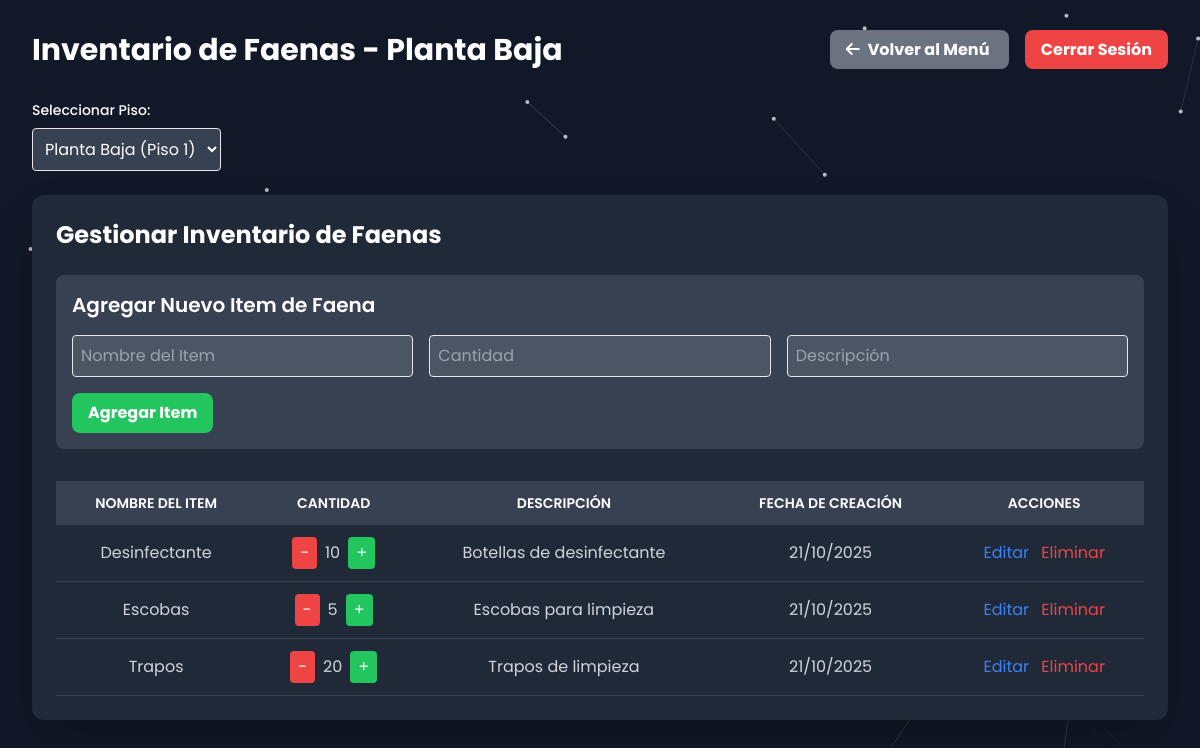
The page /admin_cleaning_inventory.php (signed in) on the database its author committed.
### tables this page shows
CREATE TABLE `floors` (
  `id` int(11) NOT NULL,
  `floor_number` int(11) NOT NULL,
  `name` varchar(255) NOT NULL,
  `description` text DEFAULT NULL
);

CREATE TABLE `cleaning_inventory` (
  `id` int(11) NOT NULL,
  `floor_id` int(11) NOT NULL,
  `item_name` varchar(255) NOT NULL,
  `quantity` int(11) NOT NULL DEFAULT 0,
  `description` text DEFAULT NULL,
  `created_at` timestamp NOT NULL DEFAULT current_timestamp()
);

### admin_cleaning_inventory.php (the view, shortened to what this page needs)
<?php
include 'php/db.php';
$selected_floor_id = isset($_GET['floor_id']) ? (int)$_GET['floor_id'] : 1;
$inventory_sql = "SELECT * FROM cleaning_inventory WHERE floor_id = ? ORDER BY item_name ASC";
$inventory_stmt = $conn->prepare($inventory_sql);
$inventory_stmt->bind_param("i", $selected_floor_id);
$inventory_stmt->execute();
$inventory_result = $inventory_stmt->get_result();
$floors_sql = "SELECT id, floor_number, name FROM floors ORDER BY floor_number ASC";
$floors_result = $conn->query($floors_sql);
$selected_floor_sql = "SELECT name FROM floors WHERE id = ?";
$selected_floor_stmt = $conn->prepare($selected_floor_sql);
$selected_floor_stmt->bind_param("i", $selected_floor_id);
$selected_floor_stmt->execute();
$selected_floor_result = $selected_floor_stmt->get_result();
$selected_floor_name = $selected_floor_result->fetch_assoc()['name'] ?? 'Piso Desconocido';
?>
<!DOCTYPE html>
<html lang="es">
<head>
    <script src="https://cdn.tailwindcss.com"></script>
    <link rel="stylesheet" href="https://cdnjs.cloudflare.com/ajax/libs/font-awesome/6.4.0/css/all.min.css" />
    <link rel="stylesheet" href="css/styles.css">
</head>
<body class="bg-gray-900 text-white font-poppins">
    <div class="min-h-screen p-8">
        <div class="flex justify-between items-center mb-8">
            <div class="flex items-center">
                <h1 class="text-3xl font-bold">Inventario de Faenas - <?php echo $selected_floor_name; ?></h1>
            </div>
            <div>
                <a href="admin.php" class="bg-gray-500 hover:bg-gray-600 text-white font-bold py-2 px-4 rounded-lg mr-4">
                    <i class="fas fa-arrow-left mr-2"></i>Volver al Menú
                </a>
                <a href="php/logout.php" class="bg-red-500 hover:bg-red-600 text-white font-bold py-2 px-4 rounded-lg">Cerrar Sesión</a>
            </div>
        </div>
        <div class="mb-6">
            <label for="floor_select" class="block text-sm font-medium mb-2">Seleccionar Piso:</label>
            <select id="floor_select" onchange="changeFloor(this.value)" class="p-2 border rounded bg-gray-700 text-white">
                <?php while($floor = $floors_result->fetch_assoc()): ?>
                    <option value="<?php echo $floor['id']; ?>" <?php echo $floor['id'] == $selected_floor_id ? 'selected' : ''; ?>>
                        <?php echo $floor['name']; ?> (Piso <?php echo $floor['floor_number']; ?>)
                    </option>
                <?php endwhile; ?>
            </select>
        </div>
        <div class="bg-gray-800 text-white p-6 rounded-xl shadow-2xl mb-8">
            <h2 class="text-2xl font-bold mb-6">Gestionar Inventario de Faenas</h2>
            <form action="php/cleaning_inventory_handler.php" method="POST" class="mb-8 p-4 bg-gray-700 rounded-lg">
                <h3 class="text-xl font-semibold mb-4">Agregar Nuevo Item de Faena</h3>
                <div class="grid grid-cols-1 md:grid-cols-3 gap-4">
                    <input type="text" name="item_name" placeholder="Nombre del Item" required class="p-2 border rounded bg-gray-600 text-white">
                    <input type="number" name="quantity" placeholder="Cantidad" min="0" required class="p-2 border rounded bg-gray-600 text-white">
                    <input type="text" name="description" placeholder="Descripción" required class="p-2 border rounded bg-gray-600 text-white">
                </div>
                <button type="submit" name="add_item" class="mt-4 bg-green-500 hover:bg-green-600 text-white font-bold py-2 px-4 rounded-lg">Agregar Item</button>
            </form>
            <div class="overflow-x-auto">
                <table class="min-w-full bg-gray-800" id="cleaning-inventory-table">
                    <thead class="bg-gray-700 text-white">
                        <tr>
                            <th class="py-3 px-4 uppercase font-semibold text-sm text-center">Nombre del Item</th>
                            <th class="py-3 px-4 uppercase font-semibold text-sm text-center">Cantidad</th>
                            <th class="py-3 px-4 uppercase font-semibold text-sm text-center">Descripción</th>
                            <th class="py-3 px-4 uppercase font-semibold text-sm text-center">Fecha de Creación</th>
                            <th class="py-3 px-4 uppercase font-semibold text-sm text-center">Acciones</th>
                        </tr>
                    </thead>
                    <tbody class="text-gray-300">
                        <?php if ($inventory_result->num_rows > 0): ?>
                            <?php while($item = $inventory_result->fetch_assoc()): ?>
                                <tr class="hover:bg-gray-700 border-b border-gray-700">
                                    <td class="py-3 px-4 text-center"><?php echo htmlspecialchars($item['item_name']); ?></td>
                                    <td class="py-3 px-4 text-center">
                                        <div class="flex items-center justify-center">
                                            <button type="button" onclick="updateQuantity('<?php echo $item['id']; ?>', -1)" class="bg-red-500 hover:bg-red-600 text-white px-2 py-1 rounded">-</button>
                                            <span id="quantity-<?php echo $item['id']; ?>" class="mx-2"><?php echo $item['quantity']; ?></span>
                                            <button type="button" onclick="updateQuantity('<?php echo $item['id']; ?>', 1)" class="bg-green-500 hover:bg-green-600 text-white px-2 py-1 rounded">+</button>
                                        </div>
                                    </td>
                                    <td class="py-3 px-4 text-center"><?php echo htmlspecialchars($item['description']); ?></td>
                                    <td class="py-3 px-4 text-center"><?php echo date('d/m/Y', strtotime($item['created_at'])); ?></td>
                                    <td class="py-3 px-4 text-center">
                                        <button onclick="openEditItemModal(<?php echo htmlspecialchars(json_encode($item)); ?>)" class="text-blue-500 hover:text-blue-700 mr-2">Editar</button>
                                        <a href="php/cleaning_inventory_handler.php?delete_item=<?php echo $item['id']; ?>&floor_id=<?php echo $selected_floor_id; ?>" onclick="return confirm('¿Estás seguro?')" class="text-red-500 hover:text-red-700">Eliminar</a>
                                    </td>
                                </tr>
                            <?php endwhile; ?>
                        <?php else: ?>
                            <tr><td colspan="5" class="text-center py-4">No hay items en el inventario de faenas para este piso.</td></tr>
                        <?php endif; ?>
                    </tbody>
                </table>
            </div>
        </div>
    </div>
</body>
</html>

### css/styles.css (style rules this page uses)
:root { --font-montserrat: 'Montserrat', sans-serif; --font-poppins: 'Poppins', sans-serif; --color-green: #006400; --color-red: #FF0000; }
body { font-family: var(--font-poppins); background-color: transparent; }

### admin_cleaning_inventory.php (style rules this page uses)
body { background: #111; overflow-x: hidden; }

### rows shown on the page
floors: name "Planta Baja"
cleaning_inventory: item_name "Desinfectante", quantity "10", description "Botellas de desinfectante", created_at "21/10/2025"
cleaning_inventory: item_name "Escobas", quantity "5", description "Escobas para limpieza", created_at "21/10/2025"
cleaning_inventory: item_name "Trapos", quantity "20", description "Trapos de limpieza", created_at "21/10/2025"

### other values the page prints
form field value "Planta Baja (Piso 1)"
